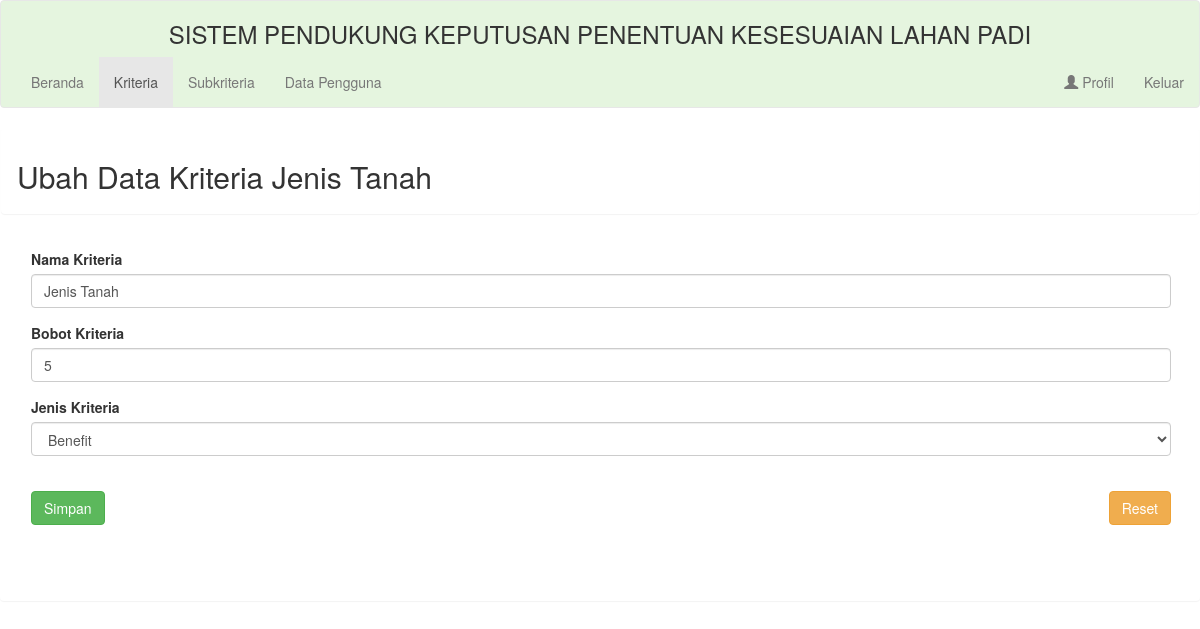
/admin/kriteria/edit_kriteria.php?kriteria=2, run on the app's committed database.
### tables this page shows
CREATE TABLE `kriteria` (
  `id_kriteria` int(11) NOT NULL,
  `nama_kriteria` varchar(255) NOT NULL,
  `jenis_kriteria` varchar(255) NOT NULL,
  `bobot_kriteria` double NOT NULL
);

### admin/kriteria/edit_kriteria.php (the view, shortened to what this page needs)
<?php
include "../../koneksi.php";
$id = $_GET['kriteria'];
$query=mysqli_query($dbh,"select * from kriteria where id_kriteria='$id'");
$data=mysqli_fetch_array($query);
 ?>
<!DOCTYPE html>
<html>
    <head>
        <link rel="stylesheet" href="https://maxcdn.bootstrapcdn.com/bootstrap/3.4.1/css/bootstrap.min.css">
    </head>
    <body>
        <div class="wrapper">
            <div id="content">
                <nav class="navbar navbar-default justify-content-center" style="background: #e5f5df">
                    <div class="container-fluid">
                   		 <center>
                   		 	<h3>SISTEM PENDUKUNG KEPUTUSAN PENENTUAN KESESUAIAN LAHAN PADI</h3>
                   		 </center>
                   		 <ul class="nav navbar-nav">
				      <li ><a href="../index_admin.php">Beranda</a></li>
				      <li class="active"><a href="data_kriteria.php">Kriteria</a></li>
				      <li ><a href="../subkriteria/data_subkriteria.php">Subkriteria</a></li>
				      <li ><a href="../pengguna/data_pengguna.php">Data Pengguna</a></li>
				    </ul>
				    <ul class="nav navbar-nav navbar-right">
				      <li><a href="profil/data_diri.php"><span class="glyphicon glyphicon-user"></span> Profil</a></li>
                      <li><a href="../keluar.php">Keluar</a></li>
				    </ul>
                    </div>
                </nav>
                <div class="panel">
                <div class="panel panel-heading">
                    <h2>Ubah Data Kriteria <?php echo $data['nama_kriteria']; ?> </h2>
                </div>
                <div class="panel-body">
                  <div class="container">
                    <form class="form" action="proses_edit_kriteria.php?kriteria=<?php echo $data['id_kriteria'] ?>" method="POST" enctype="multipart/form-data">
                    <div class="form-group">
                      <label>Nama Kriteria</label>
                      <input type="text" name="nama" class="form-control" value="<?php echo $data['nama_kriteria'] ?>">
                    </div>
                    <div class="form-group">
                      <label>Bobot Kriteria</label>
                      <input type="number" name="bobot" class="form-control" value="<?php echo $data['bobot_kriteria'] ?>">
                    </div	>
                    <div class="form-group">
                      <label class="form-label">Jenis Kriteria</label>
                      <select class="form-control" name="jenis">
                      	<?php if ($data['jenis_kriteria'] == "Benefit"){ ?>
                  			<option value ="Benefit" selected>Benefit</option>
                      	<?php }else{ ?>
                      		<option value ="Benefit">Benefit</option>
                      		<option value ="Cost" selected>Cost</option>
                      	<?php  } ?>
                      </select>
                    </div>
                    <br>
            		<div class="form-group">
			              <input type="reset" required name="Reset" class="btn btn-warning pull-right btn-fill">
			              <input type="submit" required name="nanam" value = "Simpan" class="btn btn-success btn-fill pull-left" onclick="return confirm('Apa anda yakin dengan perubahan data Kriteria?');">
			        </div>
                  </form>
              </div>
                </div>
                <br><br><br>
                </div>
                </div>
        </div>
    </body>
</html>

### data on the page
kriteria: nama_kriteria "Jenis Tanah", nama "Jenis Tanah", bobot "5", jenis "Benefit"
